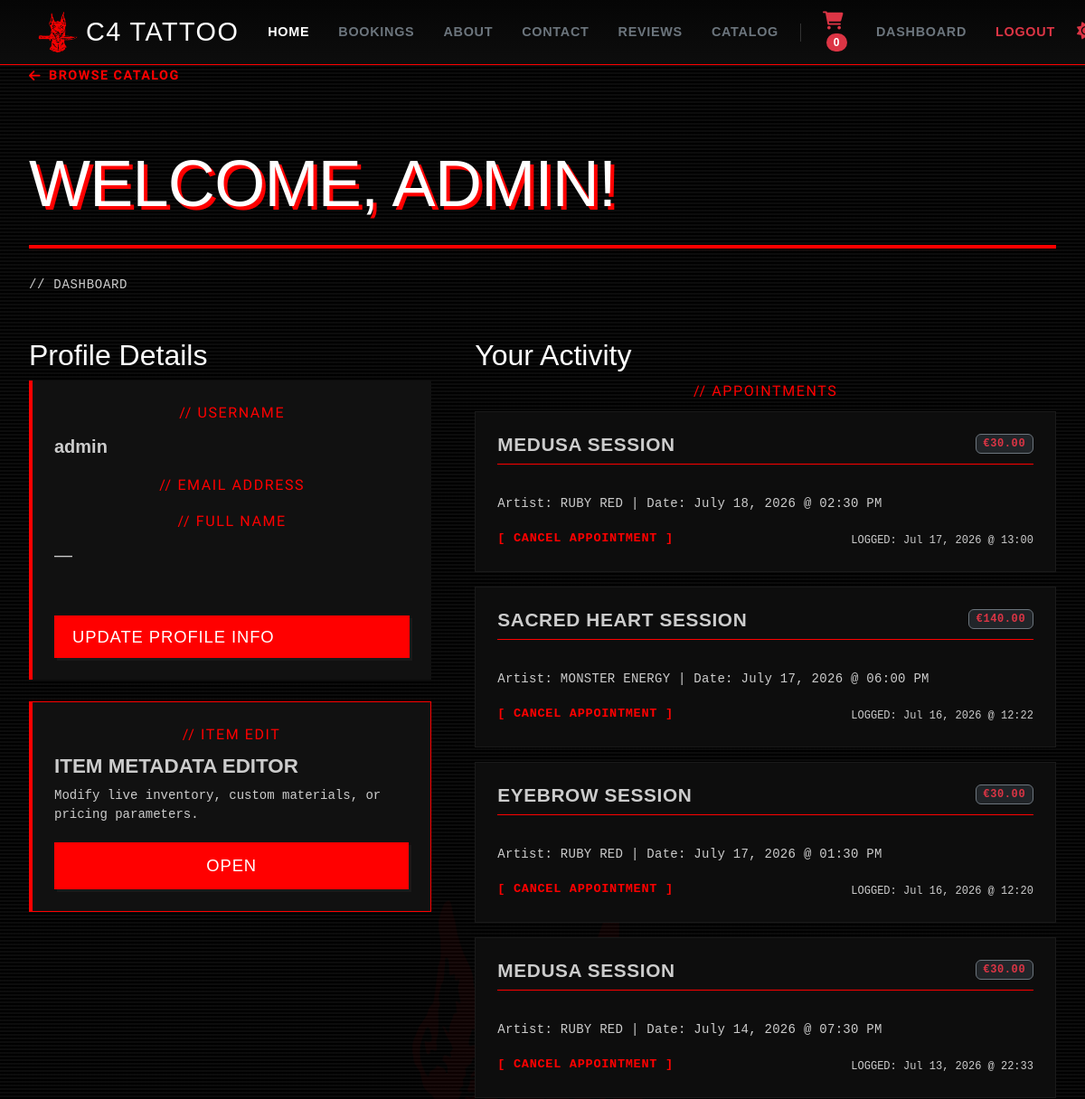
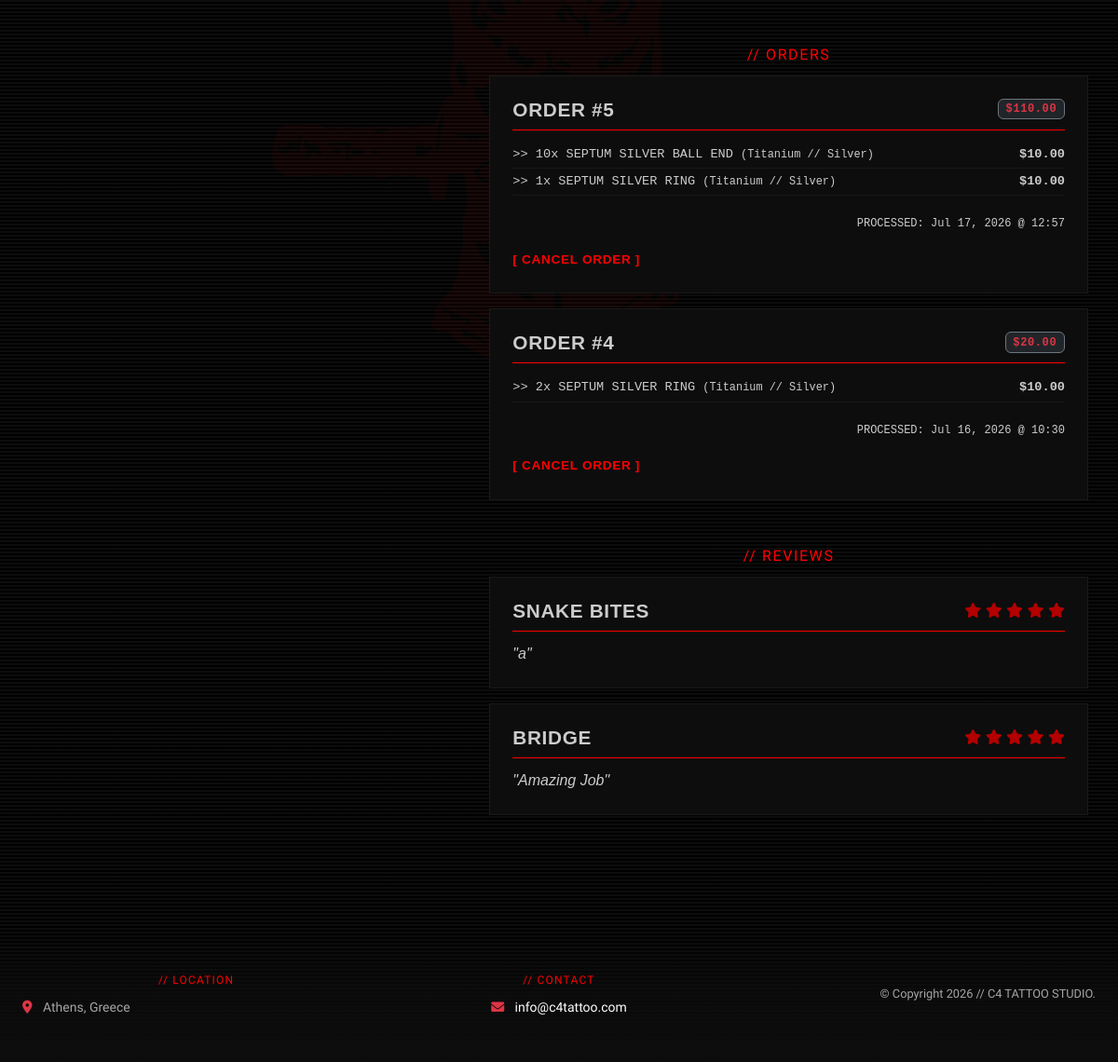
The page /accounts/dashboard/ (signed in) on the database its author committed (2 pictures, top to bottom).
### home/models.py (models this page shows, shortened)
class Booking(models.Model):
    user = models.ForeignKey(User, on_delete=models.CASCADE, related_name='bookings')
    service = models.ForeignKey(Service, on_delete=models.PROTECT, related_name='appointments', null=True, blank=True)
    artist = models.CharField(max_length=100, default="Any Artist")
    notes = models.TextField(blank=True)
    created_at = models.DateTimeField(auto_now_add=True)

class Service(models.Model):
    CATEGORY_CHOICES = [
        ('Tattoo Sessions', 'Tattoo Sessions'),
        ('Facial Piercing', 'Facial Piercing'),
        ('Nose Piercing', 'Nose Piercing'),
        ('Ears Piercing', 'Ears Piercing'),
        ('LIP/MOUTH PIERCING', 'LIP/MOUTH PIERCING'),
        ('Checkup', 'Checkup'),
    ]
    title = models.CharField(max_length=100) # This acts as your service type
    category = models.CharField(max_length=50, choices=CATEGORY_CHOICES)
    description = models.TextField(blank=True, default="Professional sterile procedure.")
    price = models.DecimalField(max_digits=6, decimal_places=2)

class Review(models.Model):
    user = models.ForeignKey(User, on_delete=models.CASCADE, related_name='service_reviews')
    service = models.ForeignKey(Service, on_delete=models.CASCADE, related_name='reviews')
    rating = models.IntegerField()
    comment = models.TextField()
    created_at = models.DateTimeField(auto_now_add=True)

### catalog/models.py (models this page shows, shortened)
class Order(models.Model):
    user = models.ForeignKey(User, on_delete=models.CASCADE, related_name='orders')
    grand_total = models.DecimalField(max_digits=10, decimal_places=2)
    created_at = models.DateTimeField(auto_now_add=True)

class OrderItem(models.Model):
    order = models.ForeignKey(Order, on_delete=models.CASCADE, related_name='items')
    item = models.ForeignKey(Item, on_delete=models.SET_NULL, null=True, blank=True)
    item_title = models.CharField(max_length=200)
    item_price = models.DecimalField(max_digits=10, decimal_places=2)
    item_material = models.CharField(max_length=50)
    item_color = models.CharField(max_length=50)
    quantity = models.IntegerField(default=1)

### accounts/views.py (the view)
# urls.py: path('dashboard/', views.dashboard, name='dashboard'),
@login_required
def dashboard(request):
    bookings_query = Booking.objects.filter(user=request.user).order_by('-id')
    reviews_query = HomeReview.objects.filter(user=request.user).order_by('-id')
    context = {
        'user_bookings': bookings_query,
        'user_reviews': reviews_query,
        'user_orders': Order.objects.filter(user=request.user).order_by('-id'),
    }
    return render(request, 'accounts/dashboard.html', context)

### accounts/templates/accounts/dashboard.html (shortened to what this page needs)
{% extends 'base.html' %}
{% load static %}
{% block content %}
    <main class="container-fluid my-5 py-4">
        <div class="page-shell">
            <div class="mb-4">
                <a href="{% url 'catalog:catalog' %}" class="text-decoration-none d-inline-flex align-items-center" style="color: #FF0000; font-family: 'Special Elite', monospace; letter-spacing: 0.1em; font-size: 0.9rem; font-weight: bold;">
                    <i class="fa-solid fa-arrow-left me-2"></i> BROWSE CATALOG
                </a>
            </div>
            <h1 class="page-title">Welcome, {{ user.username }}!</h1>
            <div class="red-accent-line"></div>
            <p class="small mb-5" style="font-family: monospace; letter-spacing: 0.05em;">// DASHBOARD</p>
            <div class="row g-5">
                <div class="col-md-5">
                    <h2>Profile Details</h2>
                    <div class="p-4 review-panel-container">
                        <div class="mb-3">
                            <span class="text-red-label text-start d-block">// USERNAME</span>
                            <p class="fs-5 fw-bold mb-0">{{ user.username }}</p>
                        </div>
                        <div class="mb-3">
                            <span class="text-red-label text-start d-block">// EMAIL ADDRESS</span>
                        </div>
                        <div class="mb-3">
                            <span class="text-red-label text-start d-block">// FULL NAME</span>
                            <p class="fs-5 mb-0">
                                {{ user.first_name|default:"—" }} {{ user.last_name|default:"" }}
                            </p>
                        </div>
                        <div class="pt-3">
                            <a href="{% url 'accounts:update_profile' %}" class="btn-red text-decoration-none" style="font-size: 0.85rem; letter-spacing: 0.05em; padding: 10px 20px !important;">
                                Update Profile Info
                            </a>
                        </div>
                    </div>
                    {% if user.is_staff %}
                        <div class="mt-4 p-4 review-panel-container" style="border: 1px solid #ff0000 !important; border-left: 4px solid #ff0000 !important;">
                            <span class="text-red-label text-start d-block mb-2">// ITEM EDIT</span>
                            <h3 class="fw-bold text-uppercase mb-2" style="font-family: 'Impact', sans-serif; font-size: 1.4rem;">
                                ITEM METADATA EDITOR
                            </h3>
                            <p class="small mb-3" style="font-family: monospace; height: auto; overflow: visible;">
                                Modify live inventory, custom materials, or pricing parameters.
                            </p>
                            <a href="{% url 'catalog:admin_piercing_dashboard' %}" class="btn-red text-decoration-none text-center m-0 w-100" style="font-size: 0.9rem; padding: 12px 20px !important;">
                                Open
                            </a>
                        </div>
                    {% endif %}
                </div>
                <div class="col-md-7">
                    <h2>Your Activity</h2>
                    <span class="text-red-label text-start d-block mb-3">// APPOINTMENTS</span>
                    <div class="d-flex flex-column gap-3 mb-5">
                        {% for booking in user_bookings %}
                            <div class="studio-card p-4">
                                <div class="d-flex justify-content-between align-items-start mb-2">
                                    <h4 class="fw-bold text-uppercase m-0" style="font-family: 'Impact', sans-serif; font-size: 1.3rem; letter-spacing: 0.03em;">
                                        {{ booking.service.title|upper }} SESSION
                                    </h4>
                                    <span class="badge bg-dark border border-secondary text-danger fw-bold" style="font-family: monospace; letter-spacing: 0.05em;">
                                        €{{ booking.service.price }}
                                    </span>
                                </div>
                                <div class="red-accent-line my-2" style="border-bottom-width: 1px !important; margin-bottom: 12px !important;"></div>
                                <p class="small mb-0" style="font-family: monospace; white-space: pre-line; letter-spacing: 0.02em; height: auto; overflow: visible;">
                                    {{ booking.notes }}
                                </p>
                                <div class="d-flex justify-content-between align-items-center mt-3">
                                    <form method="POST" action="{% url 'home:cancel_booking' booking.id %}" onsubmit="return confirm('Are you sure you want to cancel this appointment session?');">
                                        <button type="submit" class="btn p-0 text-decoration-none text-uppercase fw-bold small" style="color: #FF0000; background: transparent; border: none; font-family: monospace; font-size: 0.85rem; letter-spacing: 0.05em;">
                                            [ Cancel Appointment ]
                                        </button>
                                    </form>
                                    <div>
                                        <small style="font-size: 0.75rem; font-family: monospace;">LOGGED: {{ booking.created_at|date:"M d, Y @ H:i" }}</small>
                                    </div>
                                </div>
                            </div>
                        {% empty %}
                            <div class="p-4 border text-center" style="background: rgba(128, 128, 128, 0.04); border-color: rgba(128, 128, 128, 0.15) !important;">
                                <p class="mb-0" style="font-family: monospace; letter-spacing: 0.05em; height: auto; overflow: visible;">
                                    // No scheduled sessions.
                                </p>
                            </div>
                        {% endfor %}
                    </div>
                    <span class="text-red-label text-start d-block mb-3">// ORDERS</span>
                    <div class="d-flex flex-column gap-3 mb-5">
                        {% for order in user_orders %}
                            <div class="studio-card p-4">
                                <div class="d-flex justify-content-between align-items-start mb-2">
                                    <h4 class="fw-bold text-uppercase m-0" style="font-family: 'Impact', sans-serif; font-size: 1.3rem; letter-spacing: 0.03em;">
                                        ORDER #{{ order.id }}
                                    </h4>
                                    <span class="badge bg-dark border border-secondary text-danger fw-bold" style="font-family: monospace; letter-spacing: 0.05em;">
                                        ${{ order.grand_total }}
                                    </span>
                                </div>
                                <div class="red-accent-line my-2" style="border-bottom-width: 1px !important; margin-bottom: 12px !important;"></div>
                                <ul class="list-unstyled mb-0 mt-2" style="font-family: monospace; font-size: 0.85rem;">
                                    {% for item in order.items.all %}
                                        <li class="py-1 border-bottom border-secondary border-opacity-10 d-flex justify-content-between">
                                            <span>
                                                &gt;&gt; {{ item.quantity }}x {{ item.item_title|upper }}
                                                <small>({{ item.item_material }} // {{ item.item_color }})</small>
                                            </span>
                                            <span class="fw-bold">${{ item.item_price }}</span>
                                        </li>
                                    {% endfor %}
                                </ul>
                                <div class="text-end mt-3">
                                    <small style="font-size: 0.75rem; font-family: monospace;">PROCESSED: {{ order.created_at|date:"M d, Y @ H:i" }}</small>
                                </div>
                                <div class="mt-3 text-start">
                                    {% if order.status != 'Cancelled' %}
                                        <form method="POST" action="{% url 'catalog:cancel_order' order.id %}" class="d-inline">
                                            <button type="submit" class="btn btn-sm btn-outline-danger monospace p-0 border-0"
                                                    style="color: #FF0000; background: transparent; font-size: 0.85rem; font-weight: bold; letter-spacing: 0.05em;"
                                                    onclick="return confirm('Are you sure you want to cancel this order?');">
                                                [ CANCEL ORDER ]
                                            </button>
                                        </form>
                                    {% else %}
                                        <span class="monospace small" style="font-size: 0.85rem;">// ORDER TRANSACTION</span>
                                    {% endif %}
                                </div>
                            </div>
                        {% empty %}
                            <div class="p-4 border text-center" style="background: rgba(128, 128, 128, 0.04); border-color: rgba(128, 128, 128, 0.15) !important;">
                                <p class="mb-0" style="font-family: monospace; letter-spacing: 0.05em; height: auto; overflow: visible;">
                                    // No transaction history
                                </p>
                            </div>
                        {% endfor %}
                    </div>
                    <span class="text-red-label text-start d-block mb-3">// REVIEWS</span>
                    <div class="d-flex flex-column gap-3">
                        {% for review in user_reviews %}
                            <div class="studio-card p-4">
                                <div class="d-flex justify-content-between align-items-start mb-2">
                                    <h4 class="fw-bold text-uppercase m-0" style="font-family: 'Impact', sans-serif; font-size: 1.3rem; letter-spacing: 0.03em;">
                                        {{ review.service.title }}
                                    </h4>
                                    <div style="color: #b30000;">
                                        {% if review.rating >= 1 %}<i class="fa-solid fa-star"></i>{% else %}<i class="fa-regular fa-star"></i>{% endif %}
                                        {% if review.rating >= 2 %}<i class="fa-solid fa-star"></i>{% else %}<i class="fa-regular fa-star"></i>{% endif %}
                                        {% if review.rating >= 3 %}<i class="fa-solid fa-star"></i>{% else %}<i class="fa-regular fa-star"></i>{% endif %}
                                        {% if review.rating >= 4 %}<i class="fa-solid fa-star"></i>{% else %}<i class="fa-regular fa-star"></i>{% endif %}
                                        {% if review.rating >= 5 %}<i class="fa-solid fa-star"></i>{% else %}<i class="fa-regular fa-star"></i>{% endif %}
                                    </div>
                                </div>
                                <div class="red-accent-line my-2" style="border-bottom-width: 1px !important; margin-bottom: 12px !important;"></div>
                                <p style="height: auto; overflow: visible; margin-bottom: 0; font-style: italic;">
                                    "{{ review.comment }}"
                                </p>
                            </div>
                        {% empty %}
                            <div class="p-4 border text-center" style="background: rgba(128, 128, 128, 0.04); border-color: rgba(128, 128, 128, 0.15) !important;">
                                <p class="mb-0" style="font-family: monospace; letter-spacing: 0.05em; height: auto; overflow: visible;">
                                    // You haven't submitted any reviews yet!
                                </p>
                            </div>
                        {% endfor %}
                    </div>
                </div>
            </div>
        </div>
    </main>
{% endblock %}

### rows shown on the page
Booking: service "MEDUSA", service.price "30.00", notes "Artist: RUBY RED | Date: July 18, 2026 @ 02:30 PM", created_at "Jul 17, 2026 @ 13:00"
Booking: service "SACRED HEART", service.price "140.00", notes "Artist: MONSTER ENERGY | Date: July 17, 2026 @ 06:00 PM", created_at "Jul 16, 2026 @ 12:22"
Booking: service "EYEBROW", service.price "30.00", notes "Artist: RUBY RED | Date: July 17, 2026 @ 01:30 PM", created_at "Jul 16, 2026 @ 12:20"
Booking: service "MEDUSA", service.price "30.00", notes "Artist: RUBY RED | Date: July 14, 2026 @ 07:30 PM", created_at "Jul 13, 2026 @ 22:33"
Order: id "5", grand_total "110.00", created_at "Jul 17, 2026 @ 12:57"
OrderItem: quantity "10", item_title "SEPTUM SILVER BALL END", item_material "Titanium", item_color "Silver", item_price "10.00"
OrderItem: quantity "1", item_title "SEPTUM SILVER RING", item_material "Titanium", item_color "Silver", item_price "10.00"
Order: id "4", grand_total "20.00", created_at "Jul 16, 2026 @ 10:30"
OrderItem: quantity "2", item_title "SEPTUM SILVER RING", item_material "Titanium", item_color "Silver", item_price "10.00"
Review: service "SNAKE BITES", comment "a"
Review: service "BRIDGE", comment "Amazing Job"

### other values the page prints
{{ global_cart|length|default:0 }} "0"
{{ user.username }} "ADMIN"
{{ user.username }} "admin"
{{ user.first_name|default:"—" }} "—"
